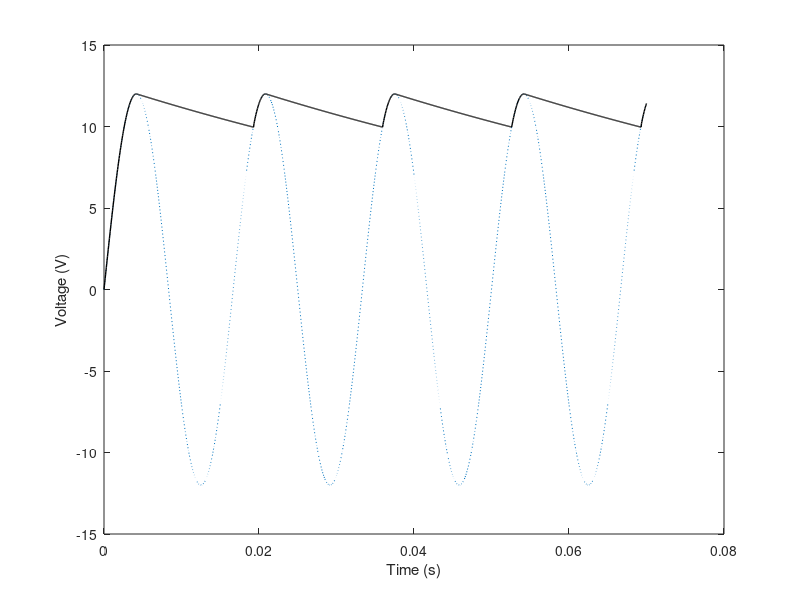

Write MATLAB code to recreate this figure.
% Programming in Matlab
% Section 6.1 explains relational and logical operators
% Section 6.2 explains conditional statements 
% Section 6.3 explains explains s w i t c h structure
% Section 6.4 explains LOOPs
% Section 6.5 Nested LOOPs 

%clear all; clc; %clf

% Section 6.1
%{
% Relational operator Description
%          <          Less than
%          >          Greater than
%         <=          Less than or equal to
%         >=          Greater than or equal to
%         ==          Equal to 
%         ~=          Not Equal to
% Intersting point
% If a scalar is compared with array, the scalar is compared with every 
% element of the array, and the result is a logical array with 1s and 0s 
% according to the outcome of the comparison of each element.
A = [ 2 9 4; -3 5 2; 6 7 -1]
B = A <= 2

r = [ 8 12 34 1 2 34 65 10]
s = r < 12
t1 = r(s)

% NB Numerical arrays from 0s and 1s are not the same as logical vectors
% The 1st time a logical vector is used in arithmetic operations 
% it is changed to a numerical array

% L o g i c a l operators
% Using logical opearators in a math expression
t2 = 25*((12 & 0) + (~0) + (0|5))

% Interestin points:
% Mathematically Correct, but not in Matlab: -5 < x --> true, but 1<-1 - false 
x = -2
-5 < x < -1 

% Built-in logical functions and Logical Operators:
%   and(A,B)      A&B
%   or(A,B)       A|B
%   not(A)        ~A
%   xor(a,b)      Exclusive OR
%   all(A)        Returns 1 if all elements in A are non - zeros
%   any(A)        Returns 1 if any elements in A are non - zeros
%   find(A)       Returns the indices of non-zero elements of vector A
%   find(A>d)     Returns the adress of the elements that are larger than d   

% Problem 1: Analysis of temperature data
T = [58 73 73 53 50 48 56 73 73 66 69 63 7 82 84];
T_above_75 = T >= 75;
Ndays_T_above5 = sum(T_above_75)

BetweeN_65_and_80 = (T >= 65) & (T <= 80);

Ndays_BetweeN_65_and_80 = sum(BetweeN_65_and_80)
dates_T_BetweeN_65_and_80 = find((T > 50) & (T <= 60))

%}

% Section 6.2
% if - end
% if - else - end
% if - elseif - else - end

% Problem 6 - 2: Calculating worker's pay
%{
t = input ('Please enter the number of hours worked ');
h = input ('Please enter the hourly wage in $ ');
Pay = t*h;
if t > 40
    Pay = Pay + (t - 40) * 0.5 * h;
end
fprintf('The worker''s pay is $ %5.2f', Pay)
%}

% Problem 6 - 3: Water level in water tower
% The program calculates the volume of the water in water tower
%{
h = input ('Please enter the height of the float in meter ');
if h > 33
    disp('ERROR. The height cannot be larger than 33 m.')
elseif h < 0
    disp('ERROR. The height cannot be a negative number')
elseif h <= 19
    v = pi*12.5 ^ 2*h;
    fprintf('The volume of the water is %7.5f cubic meter.\n',v)
else
    rh = 12.5 + 10.5*(h - 19)/14;
    v = pi*12.5^2*19 + pi*(h-19)*(12.5^2 + 12.5*rh + rh^2)/3;
    fprintf('The volume of the water is %7.5f cubic meter.\n',v)
end

%}
    
% Section 6.3
% The s w i t c h - c a s e statement o t h e r w i s e - optional

% Probelm 6 - 4:
% Converting units of energy: joule, ft-lb, cal, eV
%{
Ein = input('Enter the value of the energy (work) to be converted: ');
EinUnits = input('Enter the current units (J, ft-lb, cal, or eV): ','s');
EoutUnits = input('Enter the new units (J, ft-lb, cal, or eV): ','s');

error = 0;
switch EinUnits
    case 'J'
        EJ = Ein;
    case 'ft-lb'
        EJ = Ein/0.738;
    case 'cal'
        EJ = Ein/0.239;
    case 'eV'
        EJ = Ein/6.24e18;
    otherwise
        error = 1;
end   

switch EoutUnits
    case 'J'
        Eout = EJ;
    case 'ft-lb'
        Eout = EJ*0.738;
    case 'cal'
        Eout = EJ*0.239;
    case 'eV'
        Eout = EJ*6.24e18;
    otherwise
        error = 1;
end   

if error
    disp('ERROR current or new units are typed incorrectly.')
else
    fprintf('E = %g %s',Eout ,EoutUnits)
    
end

%}

% Section 6.4 LOOPs
% Each round of execution is called pass
% for - end loops: the number of passes is specified when the loop starts
% while - end loops: the number of passes is not known
% for k = start: step: finish
% end
% NB element-by-element operations (Ch7 & Ch8) are faster than loops (ch6)

% Probolem 6 - 5 Sum of series 
%{
n = input('Enter the number of terms ');
S = 0; 
for k = 1:n
    S = S + (-1)^k*k/2^k;
end
fprintf('The sum of the series is: %f',S)

% Taylor series representation of sin(x) function
% function y = Tsin(x,m)
x = input('Enter the number of dergees');
m = input('Enter the number of terms');

xr = x * pi/180;
y = 0;
for k = 0 : m -1
    y = y + (-1)^k*xr^(2*k+1)/factorial(2*k+1);
end

%}
    
% Problem 6 - 6: Modify vector elements
% A vector V is given. Write a program that doubles positive elements,
% and are divisible by 3 or 5, and raises to the power of 3
% the elements that are negative but greater than -5
%{
V = [5, 17, -3, 8, 0, -7, 12, 15, 20, -6, 6, 4, -2, 16];
n = length(V);
for k = 1 : 1: n
    if V(k)>0 & (rem(V(k),3) == 0 |rem (V(k),5) == 0)
        V(k) = 2*V(k);
    elseif V(k) < 0 & V(k) > -5
        V(k) = V(k)^ 3;
    end
end
V
%}

% NB In case of indefinite while loop use CTRL + C or CTRL + BREAK
% Problem 6 - 7:
% Taylor Seria representation of exp(x)
%{
% User enter x
% stop calculating when absolute value od adding tem is smaller than 0.0001
% but limit of number of passes is 30

x = input('Enter x ');
n = 1; an = 1; S = an;
while abs(an) >= 0.0001 & n <= 200
    an = x^n/factorial(n);
    S = S + an;
    n = n + 1;
end

if n >= 200
    disp('More than 30 terms are needed')
else
    
fprintf('exp(%f) = %f', x,S)
fprintf('\nThe number of terms used is: %i',n)
end
    
    %}

%Problem 6 - 8 Creating a matrix with a loop 
%{
n = input('Enter the number of rows');
m = input ('Enter the number of columns');
A = [];
for k = 1 : n
    for h = 1 : m
        if k == 1
            A(k,h) = h;
        elseif h == 1
            A(k,h) = k;
        else
            A(k,h) = A(k, h-1) + A (k-1, h);
        end
    end
end
A
%}

% NB b r e a k and c o n t i n u e
% break - finishes circle
% continue - finishes current pass and another one
    
% Problem 6 - 9 Withdrawing from a retirement account
%{
% A person in retirement is depositin $300 000 in saving account that pays
% 5% interest per year. The person plans to withdraw money from the account
% once a year. He starts by withdrawing $25 000 after the first year, and
% the future years he increases the amount he withdraws according to the
% inflation rate. For example, if he inflation rate 3%, he withdraws $25750
% after second year. Calculate the number of years the money in the account
% will last assuming a constant yearly inflation rate 2%. Make a plot that 
% shows the yearly withdrawals and the balance of the account over the years.

rate = 0.05; inf = 0.02;
clear W AB year
year(1) = 0;
W (1) = 0;
AB (1) = 300000;
Wnext = 25000;
ABnext = 300000*(1 + rate);
n = 2;
    while ABnext >= Wnext
        year(n) = n - 1;
        W(n) = Wnext;
        AB(n) = ABnext - W(n);
        ABnext = AB(n) * (1 + rate);
        Wnext = W(n) * (1 + inf);
        n = n + 1;
    end
fprintf('The money will last for %f years', year(n-1))
bar(year,[AB' W'], 2.0)
%}

% Problem 6 - 10 Creating a random list
% This program generate the random order which singers will perform
%{
n = 6;
L(1) = randi(n);
for p = 2 : n
    L(p) = randi (n);
    r = 0;
    while r == 0
        r = 1;
        for k = 1 : p -1
            if L(k) == L(p)
                L(p) = randi(n);
                r = 0;
                break
            end
        end
    end
end

for i = 1 : n
    switch L(i)
        case 1
            disp('John')
        case 2
            disp('Mary')
        case 3
            disp('Tracy')
        case 4
            disp('Mike')   
        case 5
            disp('Katie')
        case 6
            disp('David')
    end
end
    
%}
 
% Problem 6 - 11 Flight of a model rocket
% Write a program that calculates and plots the speed and altitude of the
% rocket as a function of the time during the flight

%{
% In the computer program the nflkight of rocket is dived into 3 segments
% Each of the represented by a    w h i l e loop:
% 1st engine is on
% 2nd the motion from when engine stops untill the parachute opens
% 3rd the motion from when parachute opens until the rocket hits the ground

m = 0.05; g = 9.81; tEngine = 0.15; Force = 16; vChute = -20; Dt = 0.01;
clear t v h
n = 1;
t(n) = 0; v(n) = 0; h(n) = 0; 
%Segment 1
a1 = (Force - m*g)/m;
while t(n) < tEngine & n < 50000
    n = n + 1;
    t(n) = t(n - 1) + Dt;
    v(n) = a1 * t(n);
    h(n) = 0.5*a1*t(n)^2;
end
v1 = v(n); h1 = h(n); t1 = t(n);

%Segment 2
while v(n) >= vChute & n < 50000
    n = n + 1;
    t(n) = t(n-1) + Dt;
    v(n) = v1 - g*(t(n) - t1);
    h(n) = h1 + v1*(t(n) - t1) - 0.5*g*(t(n) - t1)^2;
end
v2 = v(n); h2 = h(n); t2 = t(n);
    
%Segment 3
while h(n) > 0 & n < 50000
    n = n + 1;
    t(n) = t(n-1) + Dt;
    v(n) = vChute;
    h(n) = h2 + vChute*(t(n) - t2);
end

subplot(1, 2, 1)
plot(t, h, t2, h2, 'o')
subplot(1, 2, 2)
plot(t, v, t2, v2, 'o')

% NB If the times are determinted first, it is possible also to use 
% element-by-element calculations instead of loops
    
%}

% Probl6 - 12: AAC to DC converter
% Source than Diod consequently, but C and R in parallel to the source
% The voltage of the source: vs = v0 * sin(w*t)
% w = 2*pi*f
% when the diod is on:
% vr = v0 * sin(w*t)
% ir = v0 * sin(w*t)/R
% ic = w*C* v0 * cos(w*t) - the current in the capacitor
% Whethe diod is off, the voltage across the resistor is given by:
% vr = v0 * sin(w*tA)*exp(-(t-ta))/(RC)
% the times when the diod is switched off are calculated from the condition
% ir = ic. The diod swirched on again when the voltage of the source raches
% the voltage across the resistor

% Write a MATLAB program that plots the voltage across the resistor vr 
% and the voltage of the source vs as function of time 
% for t belong to the interval (0 - 70) ms

% This program calculateds vr: 1st when the diod is on, 2nd when the diod
% is off

V0 = 12; C = 45e-6; R = 1800; f = 60;
Tf = 70e-3; w = 2*pi*f;
clear t VR Vs
t = 0:0.05e-3:Tf;
n = length(t);
state = 'on'
for i = 1 : n
    Vs(i) = V0 * sin(w*t(i)); % Calculate the voltage of the source at time t
    switch state                 
        case 'on'
            VR(i) = Vs(i);
            iR = Vs(i)/R;
            iC = w * C * V0 * cos(w*t(i));
            sumI = iR + iC;
            if sumI <= 0
                state = 'off';
                tA = t(i);
            end
        case 'off'
            VR(i) = V0*sin(w*tA)*exp(-(t(i)-tA)/(R*C));
            if Vs(i) >= VR(i)
                state= 'on';
            end
    end
end
plot(t,Vs,':',t,VR,'k','linewidth',1)
xlabel('Time (s)'); ylabel ('Voltage (V)')



% For Home work: 4, 9, 10, 12, 23, 29, 34
